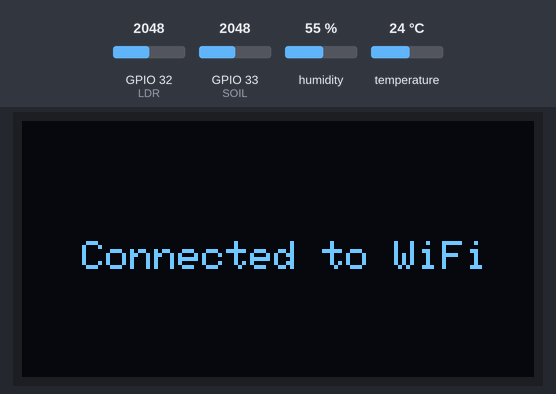
Simulated run of this sketch. Board: ESP32. Shown: 128×64 one-colour display. The inputs (shaded band) are chosen by the test bench; at power-on: GPIO 32 (LDR) = 2048, GPIO 33 (SOIL) = 2048, humidity 55 %, temperature 24 °C. WiFi joins after 1.5 s; servers stay silent unless stated; no MQTT or app messages arrive unless stated; what the sketch prints to the serial monitor is not drawn.

Above: at 2.2 s.
At 4.3 s:
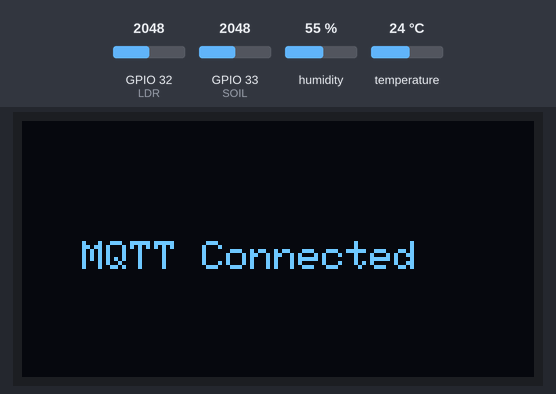
At 13.5 s:
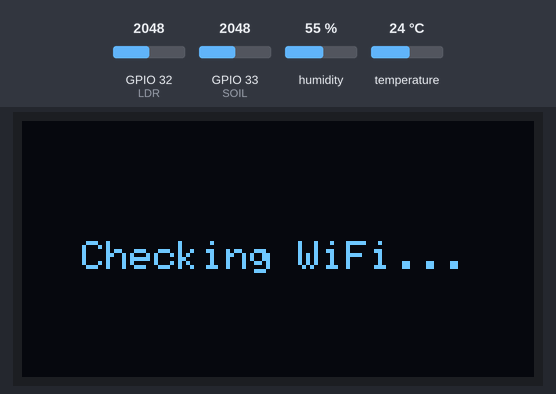
At 19.6 s:
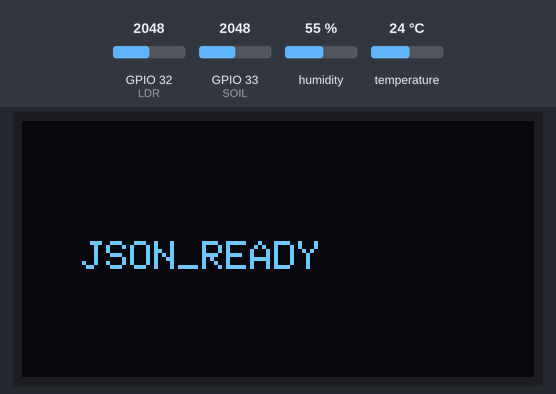
At 28.2 s:
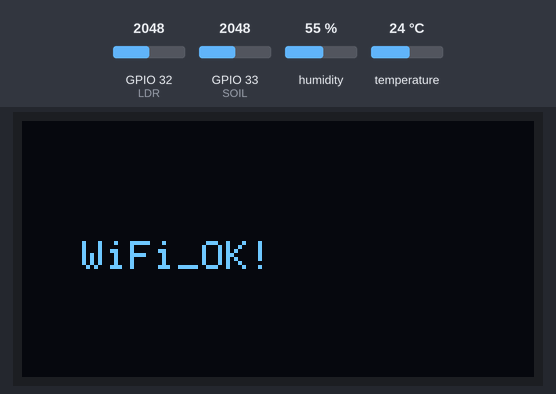
At 35.9 s:
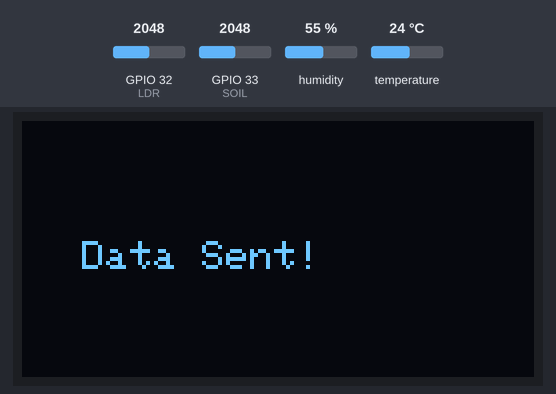

Measured:
- what the display in image 0 shows lasts 2.0 s, from 2.1 s to 4.1 s
- what the display in image 1 shows lasts 1.1 s, from 4.2 s to 5.3 s
- what the display in image 2 shows lasts 0.5 s, from 13.4 s to 13.9 s

The sketch:

PLANT_MONITOR.ino
```cpp
#include <WiFi.h>
#include <PubSubClient.h>
#include <ArduinoJson.h>


#include <DHT.h>
#define DHTPIN 5
#define DHTTYPE DHT11
DHT dht(DHTPIN, DHTTYPE);

#include<Adafruit_SSD1306.h>
#include<Wire.h>
Adafruit_SSD1306 screen(128,64, &Wire, -1);


#define LDR 32
#define SOIL 33

//Credentials for the wifi
const char* ssid = "SSID";
const char* password = "SSID_PASSWD";
//Credentials for the MQTT broker/server
const char* mqtt_server = "IP_ADDR_BROKER";
const int mqtt_port = 1883;
const char* mqtt_user = "MQTT_USERNAME";
const char* mqtt_pass = "MQTT_PASSWD";

//IN CASE YOU CONFIGURED YOUR ESP32'S WIFI STATICALLY
//CHANGE THIS PART IF YOU WANT
IPAddress local_ip(10,195,169,9);
IPAddress gateway(10,195,169,1);
IPAddress subnet(255,255,255,0);
IPAddress primaryDNS(8,8,8,8);


//Create a communication pipe
WiFiClient plant1_wifi;
PubSubClient client(plant1_wifi);

void wifi_connect(const char* ssid, const char* password){

  if(!WiFi.config(local_ip, gateway, subnet, primaryDNS)){
    showMessage("STATIC_IP_ERR");
  }
  WiFi.begin(ssid, password);
  showMessage("Connecting...");

  while(WiFi.status() != WL_CONNECTED){
    delay(1000);
  }

  IPAddress ip = WiFi.localIP();
  String ipStr = ip.toString();
  showMessage(ipStr.c_str());
  showMessage("Connected to WiFi");

}

void showMessage(const char* msg){
  screen.clearDisplay();
  screen.setTextColor(SSD1306_WHITE);
  screen.setTextSize(1);
  screen.setCursor(15, 30);
  screen.println(msg);
  screen.display();
}


void setup() {
  Serial.begin(115200);

  dht.begin();
  Wire.begin(22,23);


  screen.begin(SSD1306_SWITCHCAPVCC, 0X3C);
  screen.clearDisplay();

  wifi_connect(ssid, password);
  client.setServer(mqtt_server, mqtt_port);

  analogSetAttenuation(ADC_11db);
}

void loop() {


      delay(2000);
      //mqtt persistent tcp connection
      client.loop();
      //check if the mqtt connection is still active
      if(!client.connected()){
        showMessage("Connecting MQTT...");
        while(!client.connect("plant1", mqtt_user, mqtt_pass)){
          showMessage("MQTT_FAIL_RECONN");
          delay(500);
        }
        showMessage("MQTT Connected");
        delay(1000);
      }

      //check if the wifi


      //Read values from the DHT11
      float air_temp = dht.readTemperature();
      float air_humid = dht.readHumidity();

      //check if the readings for the DHT11 are ok
      if (isnan(air_temp) || isnan(air_humid)){

      showMessage("ERR_DHT_SENSOR");
      return;

      }

      //Read values from SOIL MOISTURE SENSOR
      float dry = 4095.0;
      float wet = 1344.0;
      float soil_moist_ADC = analogRead(SOIL);
      float moisturePercent = 100.0*((soil_moist_ADC - dry) / (wet-dry));
      if(moisturePercent < 0) moisturePercent = 0;
      if(moisturePercent > 100) moisturePercent = 100;

      //Read values from the LDR
      float dark = 4000.0;
      float bright = 500;

      float light_ADC = analogRead(LDR);
      float lightPercent = 100.0*((dark - light_ADC) / (dark - bright));
      if(lightPercent < 0) lightPercent = 0;
      if(lightPercent > 100) lightPercent = 100;


      StaticJsonDocument<200> doc;
      doc["air_temp"] = air_temp;
      doc["air_humid"] = air_humid;
      doc["light"] = lightPercent;
      doc["soil_moist"] = moisturePercent;

      String jsonString;
      serializeJson(doc, jsonString);
      Serial.println(jsonString);
      showMessage("JSON_READY");
      delay(1000);
      showMessage("Checking WiFi...");
      delay(500);
      if(WiFi.status() != WL_CONNECTED){
        showMessage("WiFi_FAIL_RECONN...");
        wifi_connect(ssid, password);
        delay(1000);
        return;
      }else{
        showMessage("WiFi_OK!");
        delay(500);
        client.publish("plant1/data", jsonString.c_str());
        showMessage("Data Sent!");
        delay(3000);
      }


}
```
